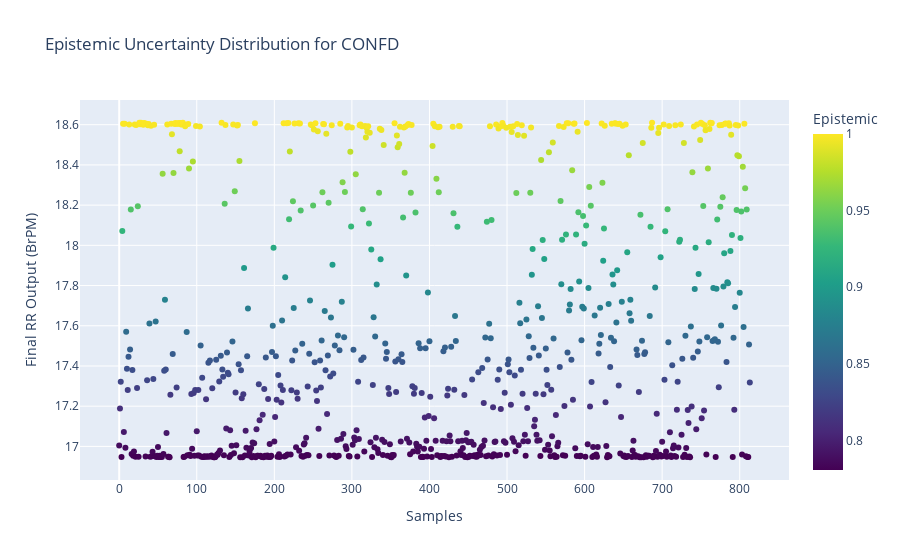
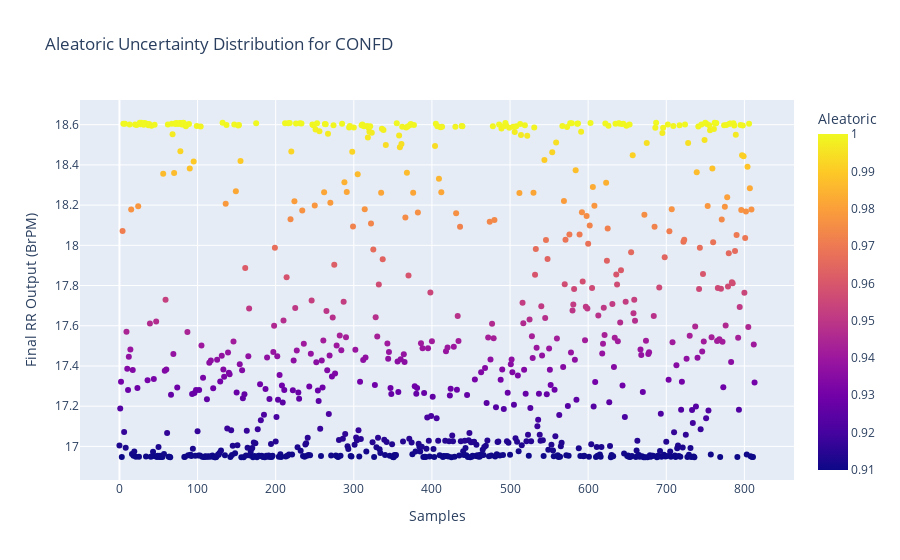
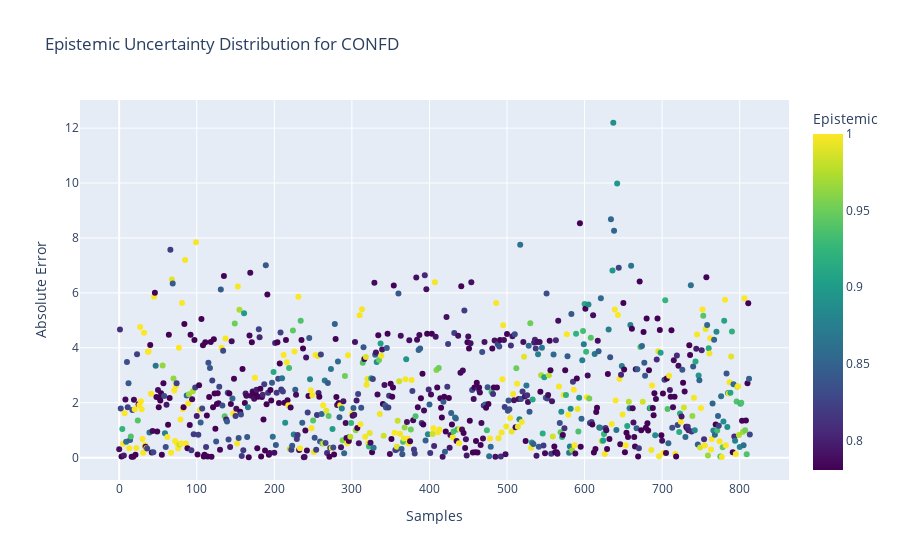
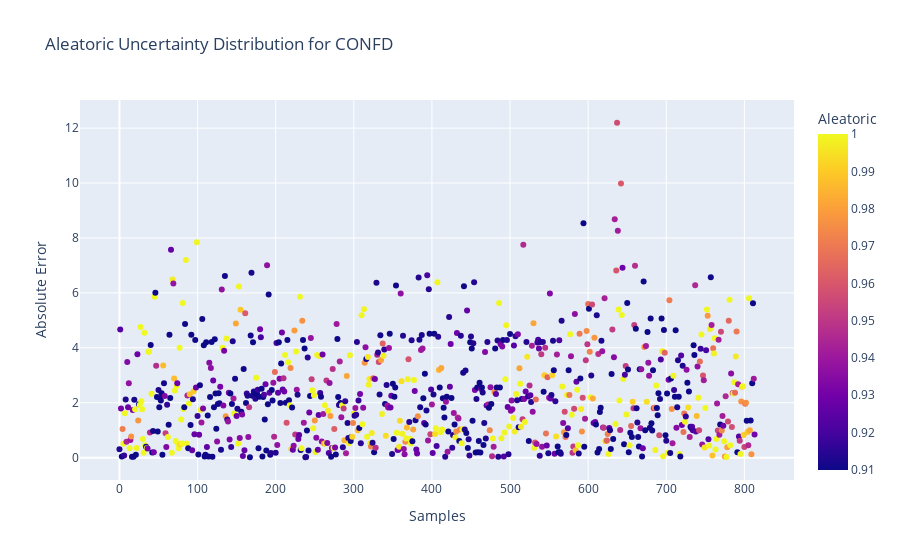

Notebook cell for these charts, in order:
### Code cell
if input_conf == 'confb':
    fig1 = px.scatter(data_confb,x = 'Samples', y="Final RR Output (BrPM)",title="Epistemic Uncertainty Distribution for "+input_conf.upper(),
                     color="Epistemic", color_continuous_scale=px.colors.sequential.Viridis)

    fig2 = px.scatter(data_confb,x = 'Samples', y="Final RR Output (BrPM)",title="Aleatoric Uncertainty Distribution for "+input_conf.upper(),
                     color="Aleatoric", color_continuous_scale=px.colors.sequential.Plasma)
    
    fig3 = px.scatter(data_confb,x = 'Samples', y="Absolute Error",title="Epistemic Uncertainty Distribution for "+input_conf.upper(),
                     color="Epistemic", color_continuous_scale=px.colors.sequential.Viridis)
    
    fig4 = px.scatter(data_confb,x = 'Samples', y="Absolute Error",title="Aleatoric Uncertainty Distribution for "+input_conf.upper(),
                     color="Aleatoric", color_continuous_scale=px.colors.sequential.Plasma)
    
    fig5 = px.scatter(data_confb,x = 'Samples', y='Reference RR (BrPM)',title="Aleatoric Uncertainty Distribution for "+input_conf.upper(),
                     color="Aleatoric", color_continuous_scale=px.colors.sequential.Plasma)

    fig1.show()
    fig2.show()
    fig3.show()
    fig4.show()
    fig5.show()

if input_conf == 'confa':
    fig1 = px.scatter(data_confa,x = 'Samples', y="Final RR Output (BrPM)",title="Epistemic Uncertainty Distribution for "+input_conf.upper(),
                     color="Epistemic", color_continuous_scale=px.colors.sequential.Viridis)

    fig2 = px.scatter(data_confa, x = 'Samples',y="Final RR Output (BrPM)",title="Aleatoric Uncertainty Distribution for "+input_conf.upper(),
                     color="Aleatoric", color_continuous_scale=px.colors.sequential.Plasma)
    
    fig3 = px.scatter(data_confa,x = 'Samples', y="Absolute Error",title="Epistemic Uncertainty Distribution for "+input_conf.upper(),
                     color="Epistemic", color_continuous_scale=px.colors.sequential.Viridis)
    
    fig4 = px.scatter(data_confa, x = 'Samples',y="Absolute Error",title="Aleatoric Uncertainty Distribution for "+input_conf.upper(),
                     color="Aleatoric", color_continuous_scale=px.colors.sequential.Plasma)
    
    fig5 = px.scatter(data_confa, x = 'Samples',y='Reference RR (BrPM)',title="Aleatoric Uncertainty Distribution for "+input_conf.upper(),
                     color="Aleatoric", color_continuous_scale=px.colors.sequential.Plasma)

    fig1.show()
    fig2.show()
    fig3.show()
    fig4.show()
    fig5.show()

if input_conf == 'confd':
    fig1 = px.scatter(data_confd,x = 'Samples', y="Final RR Output (BrPM)",title="Epistemic Uncertainty Distribution for "+input_conf.upper(),
                     color="Epistemic", color_continuous_scale=px.colors.sequential.Viridis)

    fig2 = px.scatter(data_confd, x = 'Samples',y="Final RR Output (BrPM)",title="Aleatoric Uncertainty Distribution for "+input_conf.upper(),
                     color="Aleatoric", color_continuous_scale=px.colors.sequential.Plasma)
    
    fig3 = px.scatter(data_confd,x = 'Samples', y="Absolute Error",title="Epistemic Uncertainty Distribution for "+input_conf.upper(),
                     color="Epistemic", color_continuous_scale=px.colors.sequential.Viridis)
    
    fig4 = px.scatter(data_confd, x = 'Samples',y="Absolute Error",title="Aleatoric Uncertainty Distribution for "+input_conf.upper(),
                     color="Aleatoric", color_continuous_scale=px.colors.sequential.Plasma)
    
    fig5 = px.scatter(data_confd, x = 'Samples',y='Reference RR (BrPM)',title="Aleatoric Uncertainty Distribution for "+input_conf.upper(),
                     color="Aleatoric", color_continuous_scale=px.colors.sequential.Plasma)

    fig1.show()
    fig2.show()
    fig3.show()
    fig4.show()
    fig5.show()

if input_conf == 'conff':
    fig1 = px.scatter(data_conff,x = 'Samples', y="Final RR Output (BrPM)",title="Epistemic Uncertainty Distribution for "+input_conf.upper(),
                     color="Epistemic", color_continuous_scale=px.colors.sequential.Viridis)

    fig2 = px.scatter(data_conff, x = 'Samples',y="Final RR Output (BrPM)",title="Aleatoric Uncertainty Distribution for "+input_conf.upper(),
                     color="Aleatoric", color_continuous_scale=px.colors.sequential.Plasma)
    
    fig3 = px.scatter(data_conff,x = 'Samples', y="Absolute Error",title="Epistemic Uncertainty Distribution for "+input_conf.upper(),
                     color="Epistemic", color_continuous_scale=px.colors.sequential.Viridis)
    
    fig4 = px.scatter(data_conff, x = 'Samples',y="Absolute Error",title="Aleatoric Uncertainty Distribution for "+input_conf.upper(),
                     color="Aleatoric", color_continuous_scale=px.colors.sequential.Plasma)
    
    fig5 = px.scatter(data_conff, x = 'Samples',y='Reference RR (BrPM)',title="Aleatoric Uncertainty Distribution for "+input_conf.upper(),
                     color="Aleatoric", color_continuous_scale=px.colors.sequential.Plasma)


    fig1.show()
    fig2.show()
    fig3.show()
    fig4.show()
    fig5.show()

### Figure 1 — Plotly figure (JSON) as saved in the notebook; plotly's stock layout.template omitted (floating-point values rounded to 4 significant figures; data arrays with more than 128 entries replaced by an {"elided": "..."} marker saying what was removed)
{"data": [{"hovertemplate": "Samples=%{x}<br>Final RR Output (BrPM)=%{y}<br>Epistemic=%{marker.color}<extra></extra>", "legendgroup": "", "marker": {"color": {"elided": "814 float values"}, "coloraxis": "coloraxis", "symbol": "circle"}, "mode": "markers", "name": "", "orientation": "v", "showlegend": false, "type": "scatter", "x": {"elided": "814 int values"}, "xaxis": "x", "y": {"elided": "814 float values"}, "yaxis": "y"}], "layout": {"coloraxis": {"colorbar": {"title": {"text": "Epistemic"}}, "colorscale": [[0, "#440154"], [0.1111, "#482878"], [0.2222, "#3e4989"], [0.3333, "#31688e"], [0.4444, "#26828e"], [0.5556, "#1f9e89"], [0.6667, "#35b779"], [0.7778, "#6ece58"], [0.8889, "#b5de2b"], [1, "#fde725"]]}, "legend": {"tracegroupgap": 0}, "title": {"text": "Epistemic Uncertainty Distribution for CONFD"}, "xaxis": {"anchor": "y", "domain": [0, 1], "title": {"text": "Samples"}}, "yaxis": {"anchor": "x", "domain": [0, 1], "title": {"text": "Final RR Output (BrPM)"}}}}

### Figure 2 — Plotly figure (JSON) as saved in the notebook; plotly's stock layout.template omitted (floating-point values rounded to 4 significant figures; data arrays with more than 128 entries replaced by an {"elided": "..."} marker saying what was removed)
{"data": [{"hovertemplate": "Samples=%{x}<br>Final RR Output (BrPM)=%{y}<br>Aleatoric=%{marker.color}<extra></extra>", "legendgroup": "", "marker": {"color": {"elided": "814 float values"}, "coloraxis": "coloraxis", "symbol": "circle"}, "mode": "markers", "name": "", "orientation": "v", "showlegend": false, "type": "scatter", "x": {"elided": "814 int values"}, "xaxis": "x", "y": {"elided": "814 float values"}, "yaxis": "y"}], "layout": {"coloraxis": {"colorbar": {"title": {"text": "Aleatoric"}}, "colorscale": [[0, "#0d0887"], [0.1111, "#46039f"], [0.2222, "#7201a8"], [0.3333, "#9c179e"], [0.4444, "#bd3786"], [0.5556, "#d8576b"], [0.6667, "#ed7953"], [0.7778, "#fb9f3a"], [0.8889, "#fdca26"], [1, "#f0f921"]]}, "legend": {"tracegroupgap": 0}, "title": {"text": "Aleatoric Uncertainty Distribution for CONFD"}, "xaxis": {"anchor": "y", "domain": [0, 1], "title": {"text": "Samples"}}, "yaxis": {"anchor": "x", "domain": [0, 1], "title": {"text": "Final RR Output (BrPM)"}}}}

### Figure 3 — Plotly figure (JSON) as saved in the notebook; plotly's stock layout.template omitted (floating-point values rounded to 4 significant figures; data arrays with more than 128 entries replaced by an {"elided": "..."} marker saying what was removed)
{"data": [{"hovertemplate": "Samples=%{x}<br>Absolute Error=%{y}<br>Epistemic=%{marker.color}<extra></extra>", "legendgroup": "", "marker": {"color": {"elided": "814 float values"}, "coloraxis": "coloraxis", "symbol": "circle"}, "mode": "markers", "name": "", "orientation": "v", "showlegend": false, "type": "scatter", "x": {"elided": "814 int values"}, "xaxis": "x", "y": {"elided": "814 float values"}, "yaxis": "y"}], "layout": {"coloraxis": {"colorbar": {"title": {"text": "Epistemic"}}, "colorscale": [[0, "#440154"], [0.1111, "#482878"], [0.2222, "#3e4989"], [0.3333, "#31688e"], [0.4444, "#26828e"], [0.5556, "#1f9e89"], [0.6667, "#35b779"], [0.7778, "#6ece58"], [0.8889, "#b5de2b"], [1, "#fde725"]]}, "legend": {"tracegroupgap": 0}, "title": {"text": "Epistemic Uncertainty Distribution for CONFD"}, "xaxis": {"anchor": "y", "domain": [0, 1], "title": {"text": "Samples"}}, "yaxis": {"anchor": "x", "domain": [0, 1], "title": {"text": "Absolute Error"}}}}

### Figure 4 — Plotly figure (JSON) as saved in the notebook; plotly's stock layout.template omitted (floating-point values rounded to 4 significant figures; data arrays with more than 128 entries replaced by an {"elided": "..."} marker saying what was removed)
{"data": [{"hovertemplate": "Samples=%{x}<br>Absolute Error=%{y}<br>Aleatoric=%{marker.color}<extra></extra>", "legendgroup": "", "marker": {"color": {"elided": "814 float values"}, "coloraxis": "coloraxis", "symbol": "circle"}, "mode": "markers", "name": "", "orientation": "v", "showlegend": false, "type": "scatter", "x": {"elided": "814 int values"}, "xaxis": "x", "y": {"elided": "814 float values"}, "yaxis": "y"}], "layout": {"coloraxis": {"colorbar": {"title": {"text": "Aleatoric"}}, "colorscale": [[0, "#0d0887"], [0.1111, "#46039f"], [0.2222, "#7201a8"], [0.3333, "#9c179e"], [0.4444, "#bd3786"], [0.5556, "#d8576b"], [0.6667, "#ed7953"], [0.7778, "#fb9f3a"], [0.8889, "#fdca26"], [1, "#f0f921"]]}, "legend": {"tracegroupgap": 0}, "title": {"text": "Aleatoric Uncertainty Distribution for CONFD"}, "xaxis": {"anchor": "y", "domain": [0, 1], "title": {"text": "Samples"}}, "yaxis": {"anchor": "x", "domain": [0, 1], "title": {"text": "Absolute Error"}}}}
